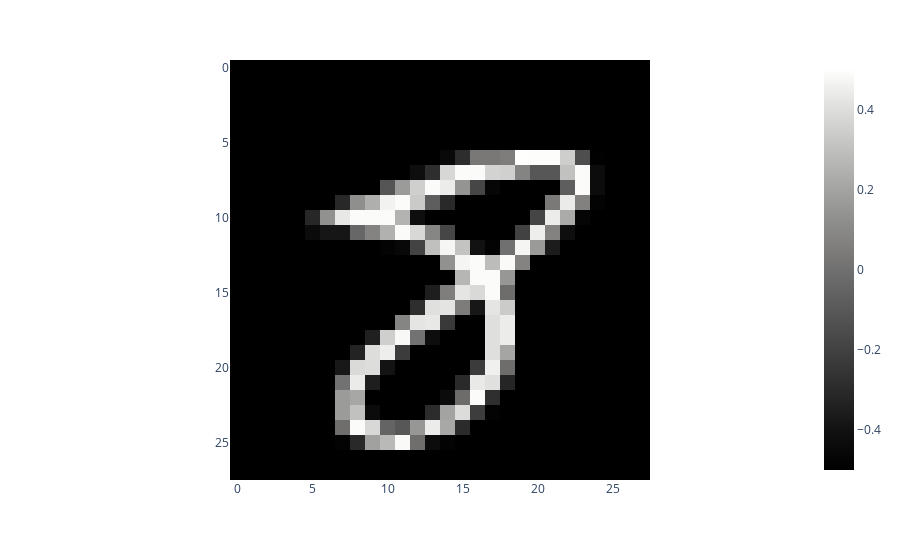

The code cell stored with this chart in its notebook:
### Code cell
use_raw_data_for_interactive_testing = True

if use_raw_data_for_interactive_testing:
    import random
    row = random.randint(0, len(test_images))
    img_data = test_images[row]
    prediction = CNN.classify([[img_data]])[0]
    print(prediction)
    view_image(np.array(img_data), 28, 28, 'gray')

else:
    images, label = test_image_loader.batch_sample(1, True)

    prediction = CNN.classify(images)
    prediction = prediction[0]

    assert(test_image_loader.get_classifications_map() == CNN.get_image_loader_classification_map())

    # Now reverse mapping from string->float to float->string
    classification_map = {}
    for key, value in test_image_loader.get_classifications_map().items():
        classification_map[value] = key

    print("Label: " + classification_map[label[0]] + " " + str(label[0]))
    print("Prediction: " + classification_map[prediction] + " (" + str(prediction) + ")")
    view_image((np.array(images[0]) +0.5), input_width, input_height, colorscale="")

### Figure 1 — Plotly figure (JSON) as saved in the notebook; plotly's stock layout.template omitted (floating-point values rounded to 4 significant figures; data arrays with more than 128 entries replaced by an {"elided": "..."} marker saying what was removed)
{"data": [{"coloraxis": "coloraxis", "hovertemplate": "x: %{x}<br>y: %{y}<br>color: %{z}<extra></extra>", "name": "0", "type": "heatmap", "xaxis": "x", "yaxis": "y", "z": {"elided": "28x28 float values"}}], "layout": {"coloraxis": {"colorscale": [[0, "rgb(0, 0, 0)"], [0.09091, "rgb(16, 16, 16)"], [0.1818, "rgb(38, 38, 38)"], [0.2727, "rgb(59, 59, 59)"], [0.3636, "rgb(81, 80, 80)"], [0.4545, "rgb(102, 101, 101)"], [0.5455, "rgb(124, 123, 122)"], [0.6364, "rgb(146, 146, 145)"], [0.7273, "rgb(171, 171, 170)"], [0.8182, "rgb(197, 197, 195)"], [0.9091, "rgb(224, 224, 223)"], [1, "rgb(254, 254, 253)"]]}, "margin": {"t": 60}, "xaxis": {"anchor": "y", "constrain": "domain", "domain": [0, 1], "scaleanchor": "y"}, "yaxis": {"anchor": "x", "autorange": "reversed", "constrain": "domain", "domain": [0, 1]}}}
